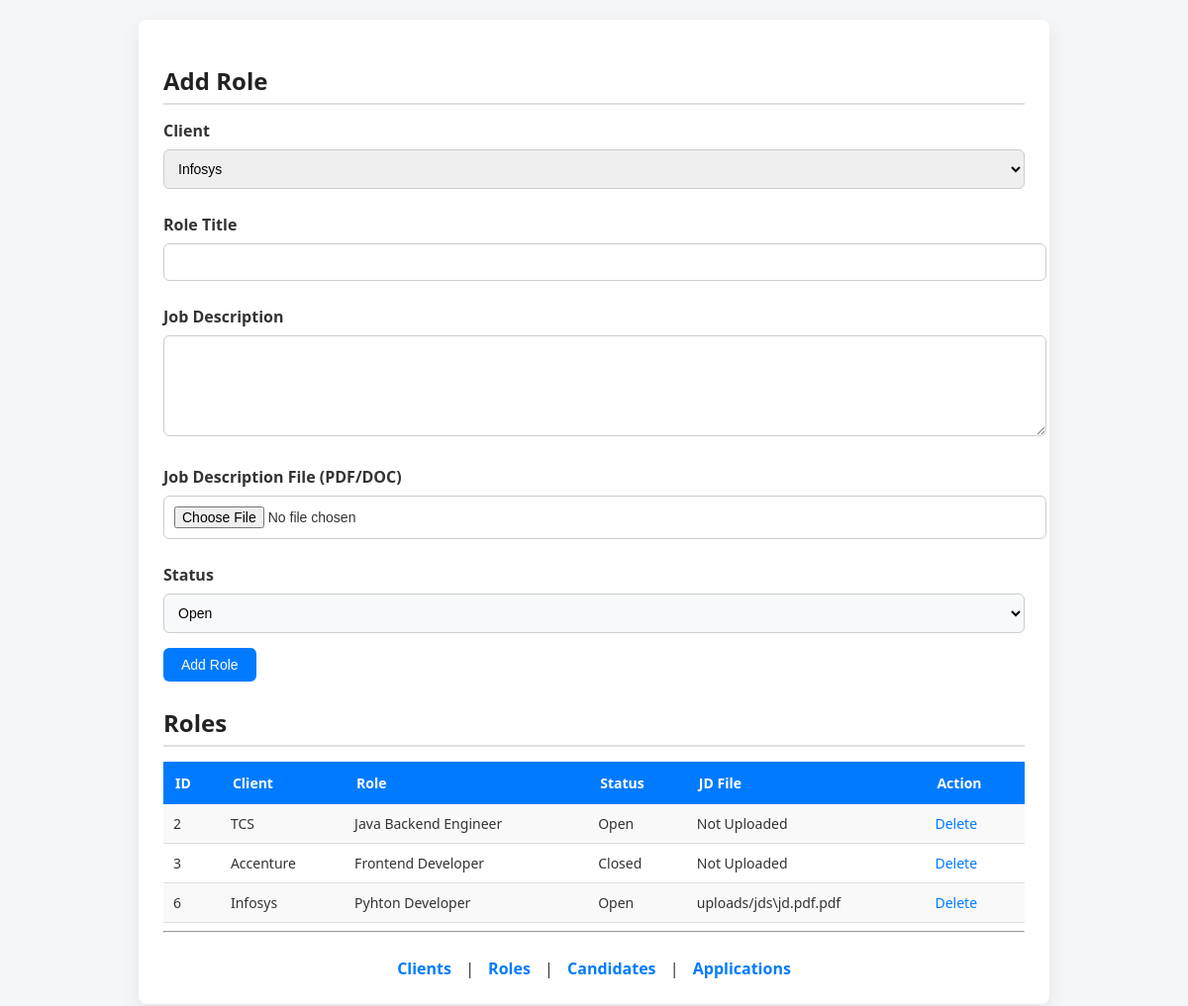
/roles, run on an earlier commit of the app's database.
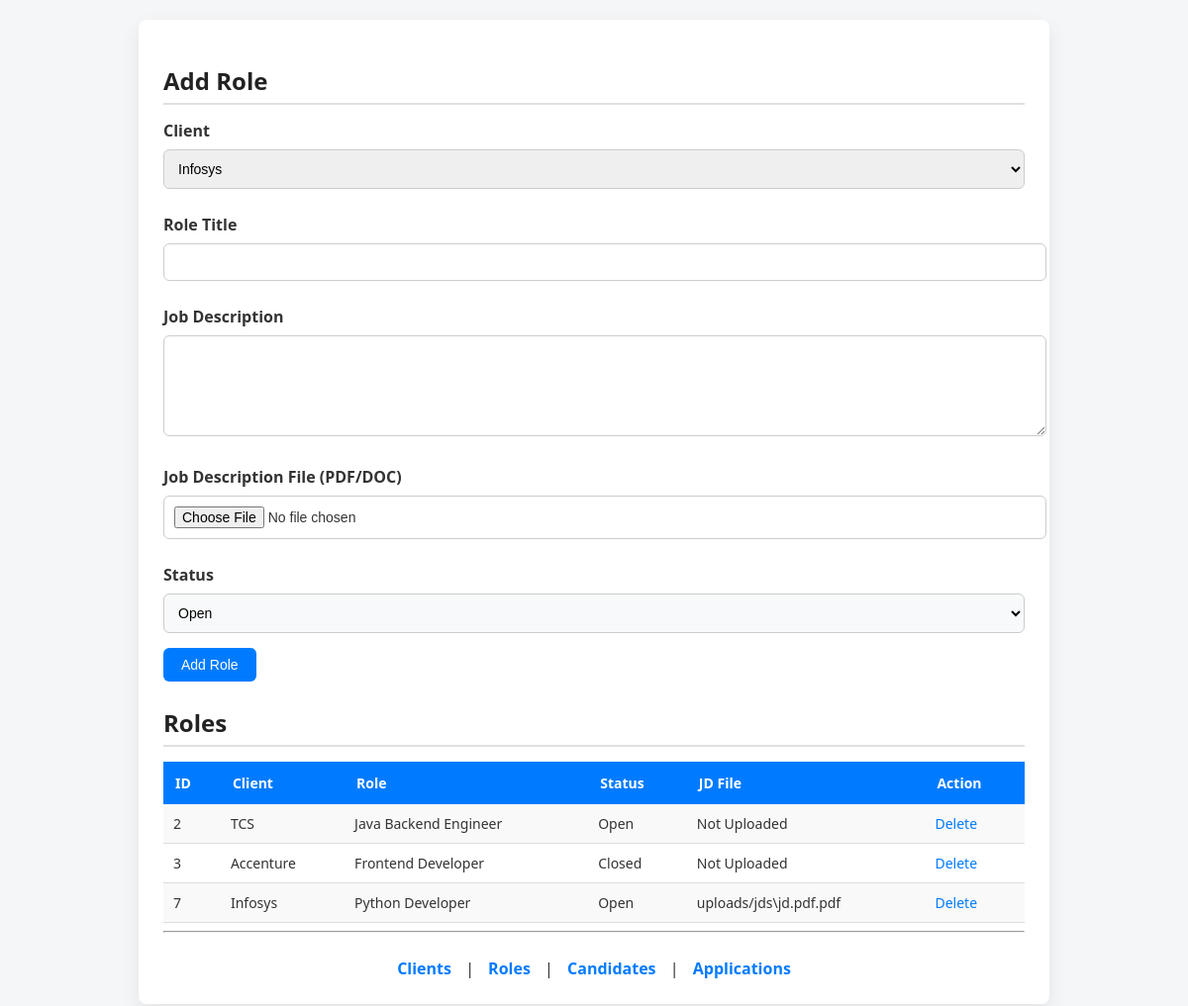
And on a later commit of the database.
### tables this page shows
CREATE TABLE Role (
    role_id INTEGER PRIMARY KEY AUTOINCREMENT,
    client_id INTEGER,
    title TEXT,
    jd_text TEXT,
    status TEXT, jd_file_path TEXT,
    FOREIGN KEY (client_id) REFERENCES Client(client_id)
);

CREATE TABLE Client (
    client_id INTEGER PRIMARY KEY AUTOINCREMENT,
    name TEXT NOT NULL
);

### app.py (the view, shortened to what this page needs)
@app.route("/roles", methods=["GET", "POST"])
def roles():
    db = get_db()
    cur = db.cursor()
    roles = cur.execute("""
        SELECT Role.role_id,
               Client.name,
               Role.title,
               Role.status,
               Role.jd_file_path
        FROM Role
        JOIN Client ON Role.client_id = Client.client_id
    """).fetchall()
    clients = cur.execute("SELECT * FROM Client").fetchall()
    db.close()
    return render_template("roles.html", roles=roles, clients=clients)

### app.py (called while the page is built)
def get_db():
    return sqlite3.connect("database.db")

### templates/roles.html (shortened to what this page needs)
<!doctype html>
<html>
  <head>
    <link
      rel="stylesheet"
      href="{{ url_for('static', filename='style.css') }}"
    />
  </head>
  <body>
    <div class="container">
      <h2>Add Role</h2>
      <form method="post" enctype="multipart/form-data">
        <label>Client</label>
        <select name="client_id">
          {% for c in clients %}
          <option value="{{ c[0] }}">{{ c[1] }}</option>
          {% endfor %}
        </select>
        <label>Role Title</label>
        <input type="text" name="title" required />
        <label>Job Description</label>
        <textarea name="jd_text"></textarea>
        <label>Job Description File (PDF/DOC)</label>
        <input type="file" name="jd_file" accept=".pdf,.doc,.docx" />
        <label>Status</label>
        <select name="status">
          <option>Open</option>
        </select>
        <button>Add Role</button>
      </form>
      <h2>Roles</h2>
      <table>
        <tr>
          <th>ID</th>
          <th>Client</th>
          <th>Role</th>
          <th>Status</th>
          <th>JD File</th>
          <th>Action</th>
        </tr>
        {% for r in roles %}
        <tr>
          <td>{{ r[0] }}</td>
          <td>{{ r[1] }}</td>
          <td>{{ r[2] }}</td>
          <td>{{ r[3] }}</td>
          <td>{% if r[4] %} {{ r[4] }} {% else %} Not Uploaded {% endif %}</td>
          <td>
            <a
              href="/delete_role/{{ r[0] }}"
              onclick="
                return confirm('Are you sure you want to delete this role?');
              "
            >
              Delete
            </a>
          </td>
        </tr>
        {% endfor %}
      </table>
      <hr />
      <div class="nav">
        <a href="/clients">Clients</a> | <a href="/roles">Roles</a> |
        <a href="/candidates">Candidates</a> |
        <a href="/applications">Applications</a>
      </div>
    </div>
  </body>
</html>

What changed in the data, as far as the page shows it:
removed Role: role_id "6", name "Infosys", title "Pyhton Developer", status "Open", jd_file_path "uploads/jds\\jd.pdf.pdf"
added Role: role_id "7", name "Infosys", title "Python Developer", status "Open", jd_file_path "uploads/jds\\jd.pdf.pdf"
